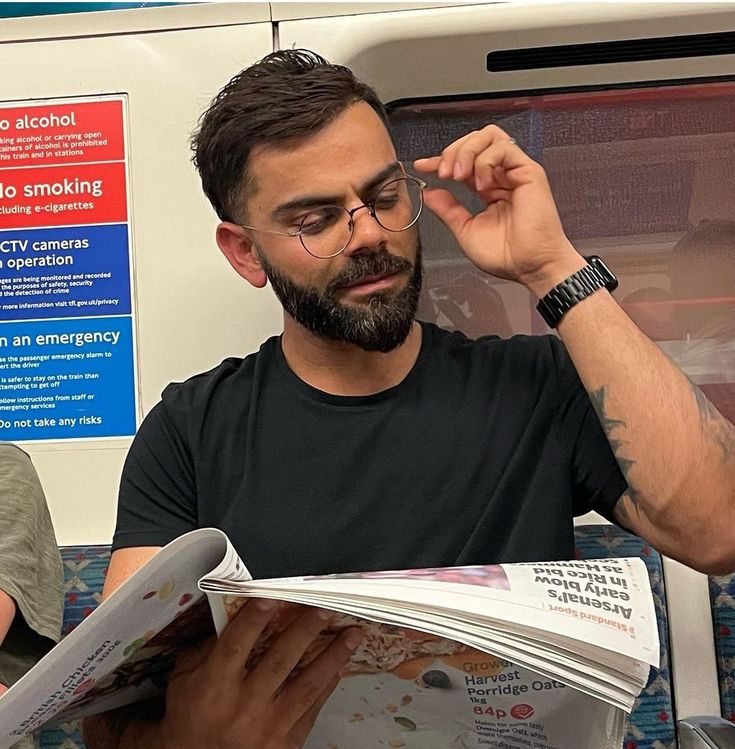
#> input picture vk2.jpg, 735 x 749 px
$ python imgresize.py
#> lines starting #> are read from the running program, lines starting #| are printed output that depends on the picture
# for resizing the large image
import cv2

img=cv2.imread("vk2.jpg")
#> img is the input picture: shape (749, 735, 3); mean B, G, R 95, 103.5, 120.2
rsize=cv2.resize(img,(200,200),interpolation=cv2.INTER_AREA)
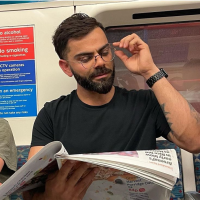
#> rsize: shape (200, 200, 3); mean B, G, R 95, 103.5, 120.2
cv2.imshow("original image",rsize)
cv2.waitKey(0)

$ run again, with ec.jpg copied over vk2.jpg
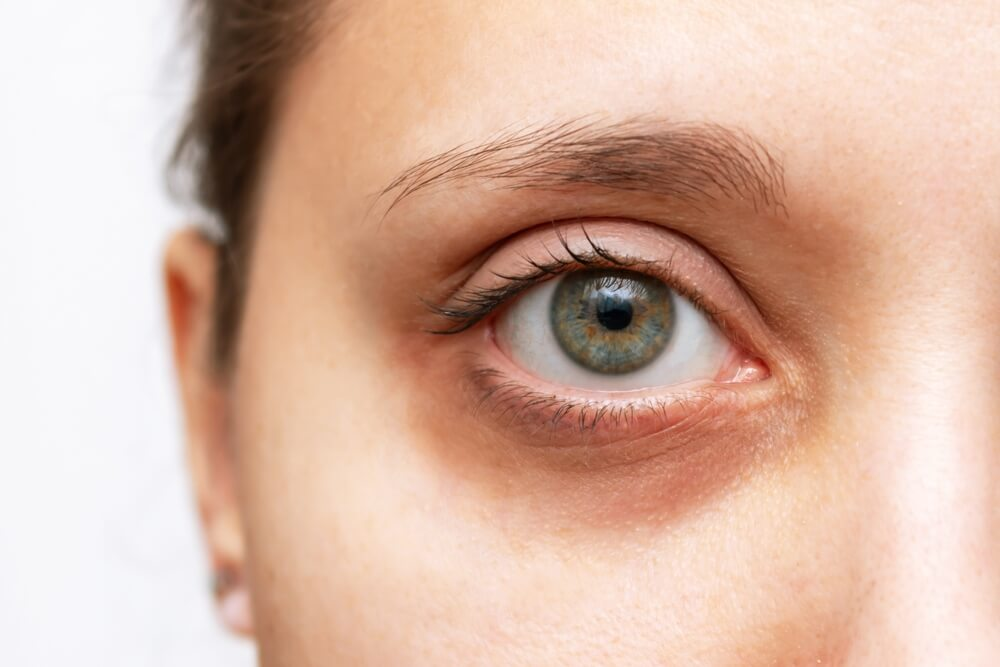
#> input picture ec.jpg, 1000 x 667 px
#> img is the input picture: shape (667, 1000, 3); mean B, G, R 165.4, 182.7, 216.9
#> `rsize=cv2.resize(img,(200,200),interpolation=cv2.INTER_AREA)`:
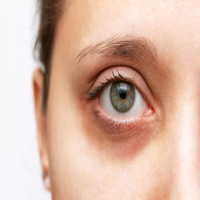
#> rsize: shape (200, 200, 3); mean B, G, R 165.4, 182.7, 216.9

$ run again, with sh.jpg copied over vk2.jpg
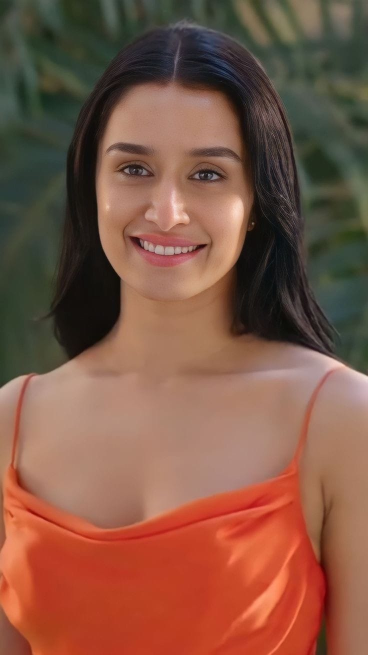
#> input picture sh.jpg, 736 x 1310 px (shown at 1/2 size)
#> img is the input picture: shape (1310, 736, 3); mean B, G, R 68.8, 86.6, 128.4
#> `rsize=cv2.resize(img,(200,200),interpolation=cv2.INTER_AREA)`:
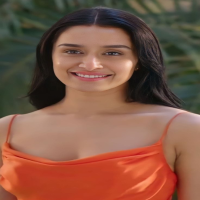
#> rsize: shape (200, 200, 3); mean B, G, R 68.8, 86.6, 128.4
